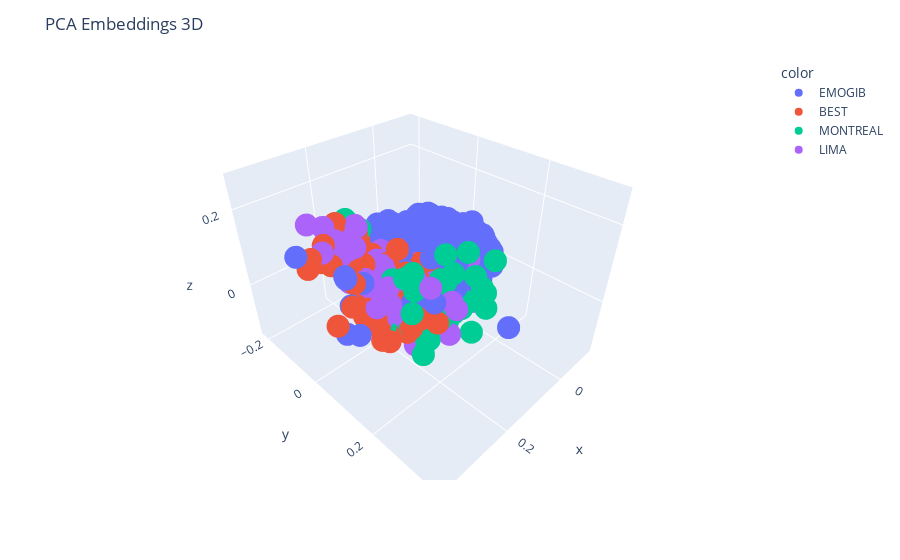

Notebook cell for this chart:
### Code cell
# plot the 3d pca projections using plotly
import plotly.express as px

# get the colors distict for each speaker
fig = px.scatter_3d(x=pca_projections_3d[:, 0], y=pca_projections_3d[:, 1], z=pca_projections_3d[:, 2], color=df['source'])
fig.update_layout(title='PCA Embeddings 3D')
fig.show()
